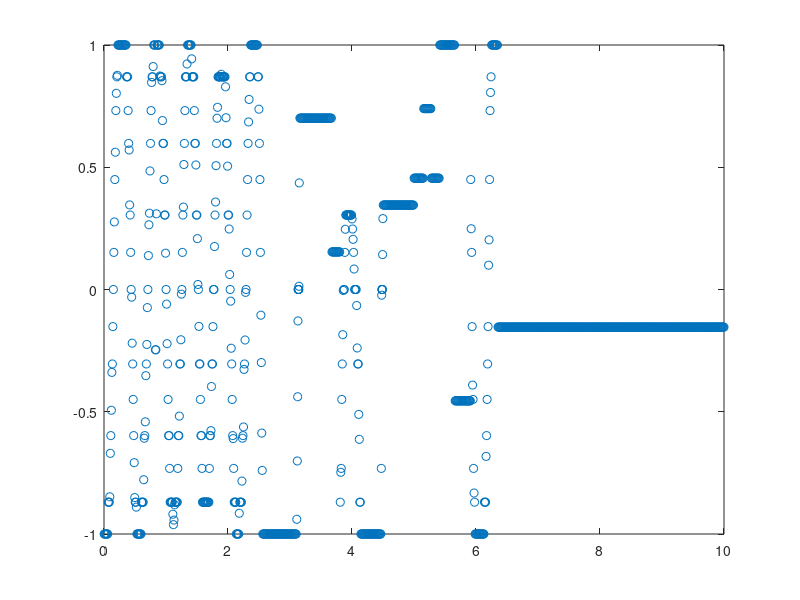
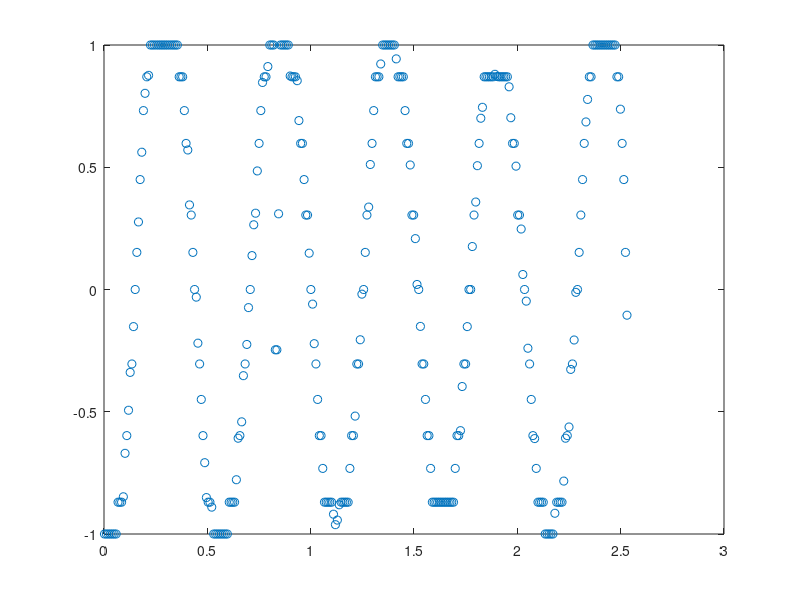

Here is the MATLAB script that generated these plots, in order: (Note: this script raises an error after producing the figures.)
clear all; close all; clc;
s = tf('s');
Dt = 0.000897;
Fs = 1/Dt;
L = 7000;
fileID = fopen('curva06.txt','r');
formatSpec = '%f';
A = fscanf(fileID,formatSpec);
fclose(fileID);
fileID = fopen('tempo06.txt','r');
formatSpec = '%f';
t = fscanf(fileID,formatSpec);
fclose(fileID);
temp = 0;
figure
plot (t(1:1042),A(1:1042),'o')
t = t(1:294)
A = A(1:294)
figure
plot (t,A,'o')
figure
plot (t,smooth(A,200))
NFFT = 2^nextpow2(L);
Y = fft(A,NFFT)/L;
f = Fs/2*linspace(0,1,NFFT/2+1);
figure
plot(f,2*abs(Y(1:NFFT/2+1))) 
wd = 1.796
y = sin(2*pi*wd .*t-pi/2)
figure
plot (t,y,t,A,'or')
syms x y
f = sin(2*pi*wd *x-pi/2);
laplace(f, x, y)
